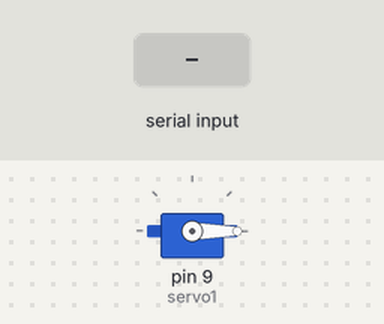
Bench run of a sketch on a simulated Arduino Uno, built with avr-gcc and run on an emulated ATmega328P. Parts: servo. The test bench sets the inputs (shaded band).

Above: at 1.2 s.
1.3 s: "90,45\n" received over Serial
At 1.8 s:
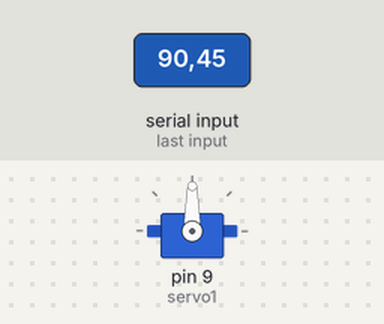
2.8 s: "30,150\n" received over Serial
At 4.0 s:
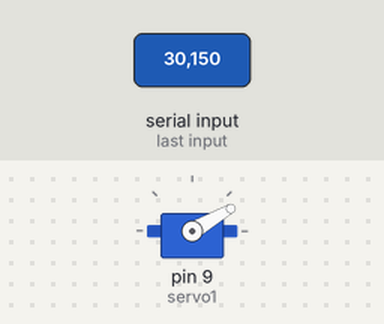
4.3 s: "200\n" received over Serial
At 5.2 s:
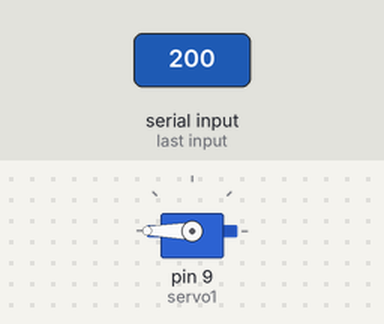
5.8 s: "90\n" received over Serial
At 6.3 s:
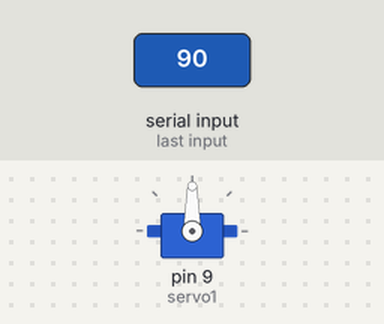
Timing chart, 0 to 8.3 s (numbered marks = the images above; inputs shaded):
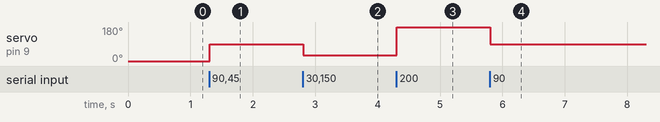

Measured:
- after the input at 1.3 s, servo on pin 9 (servo1): 0° → 90° at once
- after the input at 2.8 s, servo on pin 9 (servo1): 90° → 30° at once
- after the input at 4.3 s, servo on pin 9 (servo1): 30° → 180° at once
- after the input at 5.8 s, servo on pin 9 (servo1): 180° → 90° at once

The sketch:

Arduino_Enviar_.ino
```cpp
//Agregamos la libreria para un manejo más eficiente del servo
#include <Servo.h>
//Se declara nuestro servo a utilizar
Servo servo1;
//Variables a utilizar
char c; //caracter para cortar el mensaje
String info; //donde guardamos la información recibida por Visual Studio
int grados = 0; //donde guardaremos los grados

void setup()
{
  Serial.begin (9600);
  servo1.attach(9); //Indica en donde se envia la señal de control
}

void loop()
{
  Info_Serial(); //Nuestro método para obtener los grados
  servo1.write(grados); //Le indicamos al servo su posición en grados
}
//Método para recibir la información de Visual Studio
void Info_Serial()
{
  //Si queremos recibir mas de un byte de informacion
  while (Serial.available() > 0)
  {
    c = Serial.read(); //Recibimos la información mediante puerto serial
    if(c == '\n')
    {
      break; //Si se detecta el salto de linea, el mensaje se a terminado
    }
    else
    {
      info = info + c; //Guardamos la información de puerto serial
    }
  }
  //Cuando c tiene asignado el salto de linea
  if(c == '\n')
  {
    grados = info.toInt(); //Si se detecta el salto de linea, guardamos el valor del angulo
    c = 0; //Asignamos a c el caracter 0, puesto que se detecto el fin del mensaje
    info = ""; // Se limpia la cadena de informacion
  }
}
```
